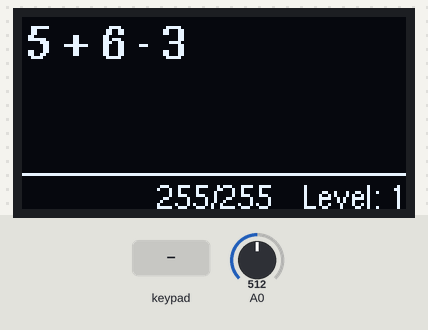
This sketch was run on a simulated Arduino Uno, built with avr-gcc and run on an emulated ATmega328P. On the bench: 128×64 one-colour display. The test bench sets the inputs (shaded band); at power-on: A0 = 512. Random numbers use the default seed unless the sketch sets one; EEPROM starts erased.

Above: at 1.2 s.
1.3 s: key 'x' pressed
At 1.7 s:
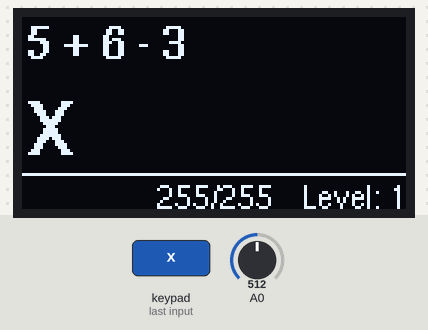
2.8 s: keypad keys 1 9 1 8 5 1 7 pressed 0.4 s apart
At 5.7 s:
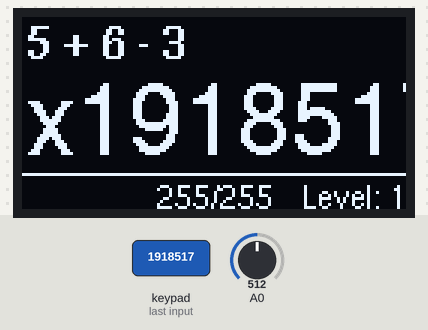
7.1 s: key '=' pressed
At 7.5 s:
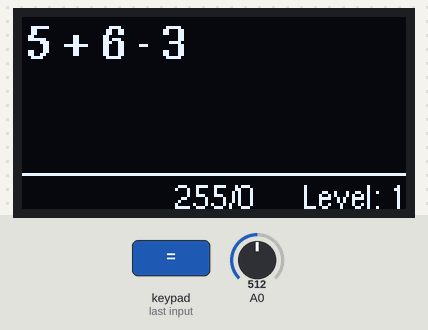
8.6 s: keypad keys 1 9 1 8 5 1 7 = pressed 0.4 s apart
At 11.8 s:
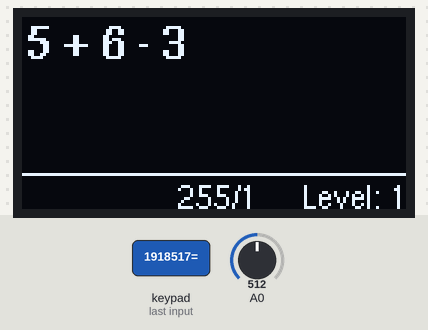
Timing chart, 0 to 13.3 s (numbered marks = the images above; inputs shaded):
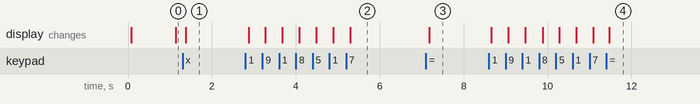

Measured:
- after the input at 1.3 s, the display: changes after 0.07 s (image 1)
- after the input at 2.8 s, the display: first changes after 0.07 s (image 2 shows a later state)
- after the input at 7.1 s, the display: changes after 0.08 s (image 3)
- after the input at 8.6 s, the display: first changes after 0.06 s (image 4 shows a later state)

The sketch:

math-game.ino
```cpp
#include <Arduino.h>
#include <EEPROM.h>
#include <Keypad.h>
#include <U8g2lib.h>
#include <Wire.h>

#include "equation-generator.h"
#include "equation-validator.h"

#undef U8G2_WITH_FONT_ROTATION
#undef U8G2_WITH_UNICODE
#define U8G2_16BIT

#define SOLVED_COUNT_ADDRESS 10
#define WRONG_COUNT_ADDRESS 12
#define ERASE_MEMORY false
#define ROWS 4
#define COLS 4
#define MAX_LEVEL 50
#define SPLASH_TIME 1000
#define SPLASH "Math Game"

byte rowPins[ROWS] = {19, 18, 5, 17};
byte colPins[COLS] = {16, 4, 0, 2};

char keys[ROWS][COLS] = {
  {'x','m','-','='},
  {'2','5','8','>'},
  {'1','4','7','9'},
  {'0','3','6','<'}
};

Keypad keybrd = Keypad(makeKeymap(keys), rowPins, colPins, ROWS, COLS);
U8G2_SSD1306_128X64_NONAME_F_SW_I2C u8g2(U8G2_R0, 22, 21, U8X8_PIN_NONE);

EquationGenerator equationGenerator;
EquationValidator equationValidator;

bool refreshDisplay = false;
bool showSplash = true;

byte maxNumber = 13;
byte minNumber = 2;

byte good = 0;
byte bad = 0;

byte level = 1;

String data = "";
String equation = "";
String summary = "0/0";

u8g2_uint_t width;

void setup(void) {

  #if ERASE_MEMORY
    saveInt(SOLVED_COUNT_ADDRESS, 0);
    saveInt(WRONG_COUNT_ADDRESS, 0);
    #endif

  good = readInt(SOLVED_COUNT_ADDRESS);
  bad = readInt(WRONG_COUNT_ADDRESS);

  u8g2.begin();

  randomSeed(analogRead(0));

  generateEquation();
  refreshDisplay = true;
}

void loop(void) {
  if (showSplash) {
    splashScreen();
    showSplash = false;
  } else {
    gameScreen();
  }
}

void splashScreen() {
  u8g2.clearBuffer();
  u8g2.setFont(u8g2_font_helvB10_tf);
  u8g2.drawStr(26, 38, SPLASH);
  u8g2.sendBuffer();

  delay(SPLASH_TIME);
}

void gameScreen() {
  handleButtons();

  if (refreshDisplay) {
    u8g2.clearBuffer();

    u8g2.setFont(u8g2_font_helvB10_tf);
    u8g2.drawStr(2, 14, equation.c_str());

    u8g2.setFont(u8g2_font_helvR24_tf);
    u8g2.drawStr(2, 46, data.c_str());

    u8g2.setFont(u8g2_font_helvR08_tf);

    // Good/bad summary
    summary = String(good) + "/" + String(bad);
    width = u8g2.getUTF8Width(summary.c_str());
    u8g2.drawStr((128 - width) / 2, 64, summary.c_str());

    // Level summary
    summary = "Level: " + String(level);
    width = u8g2.getUTF8Width(summary.c_str());
    u8g2.drawStr(128 - width - 2, 64, summary.c_str());

    u8g2.drawLine(0, 52, 128, 52);

    u8g2.sendBuffer();

    refreshDisplay = false;
  }
}

void handleButtons() {
  char c = keybrd.getKey();
  if (!c) return;

  if (c == 'm') {
    generateEquation();
    data = "";
  } else if (c == 'x' && data.length() > 0) {
    data.remove(data.length() - 1, 1);
  } else if (c == '=') {
    handleResult();
  } else if (c == '-') {
    if (data.length() == 0) {
      data = '-'  ;
    }
  } else if (c == '<') {
    if (level > 1) {
      level--;
    }
  } else if (c == '>') {
    if (level < MAX_LEVEL) {
      level++;
    }
  } else {
    data += String(c);
  }

  refreshDisplay = true;
}

void handleResult() {
  if (data == "") {
    return;
  }

  bool isNegative = false;
  if (data[0] == '-') {
    isNegative = true;
    data.remove(0, 1);
  }

  bool result= equationValidator.validate(
    equation, isNegative ? -data.toInt() : data.toInt()
  );

  if (result) {
    good++;
  } else {
    bad++;
  }

  saveInt(SOLVED_COUNT_ADDRESS, good);
  saveInt(WRONG_COUNT_ADDRESS, bad);

  generateEquation();
  data = "";
}

void generateEquation() {
  randomSeed(analogRead(random(3)));
  delay(random(10));
  equation = equationGenerator.generate(level);
}

void saveInt(int address, int number) {
  EEPROM.write(address, number >> 8);
  EEPROM.write(address + 1, number & 0xFF);
}

int readInt(int address) {
  return (EEPROM.read(address) << 8) + EEPROM.read(address + 1);
}
```

equation-generator.cpp
```cpp
#include "equation-generator.h"

EquationGenerator::EquationGenerator() {
  this->initialValue = 4;
  this->modificators[0] = '+';
  this->modificators[1] = '-';
  this->modificators[2] = '*';
}

String EquationGenerator::generate(byte level) {
  randomSeed(analogRead(0));

  byte maximum = initialValue + level;
  byte minimum = 1 + level;

  byte minimumFirst = minimum - 1;
  byte minimumSecond = minimum + 1;
  byte minimumThird = minimum;

  char firstModificator = this->randomModificator();
  char secondModificator = this->randomModificator();

  if (level <= 2) {
    firstModificator = '+';
  }

  if (firstModificator == '*' && secondModificator == '*' && level < 10) {
    secondModificator = '-';
  }

  byte firstNumber = this->randomNumber(minimumFirst, maximum);
  byte secondNumber = this->randomNumber(minimumSecond, maximum);
  byte thirdNumber = this->randomNumber(minimumThird, maximum);

  return
    String(firstNumber)
    + " "
    + firstModificator
    + " "
    + String(secondNumber)
    + " "
    + secondModificator
    + " "
    + String(thirdNumber);
}

char EquationGenerator::randomModificator() {
  return this->modificators[random(MODIFICATORS_SIZE)];
}

char EquationGenerator::randomAddSubModificator() {
  return this->modificators[random(MODIFICATORS_SIZE - 1)];
}

byte EquationGenerator::randomNumber(byte minimum, byte maximum) {
  return random(minimum, (minimum + maximum));
}
```

equation-generator.h
```cpp
#include <Arduino.h>

#define MODIFICATORS_SIZE 3

class EquationGenerator {

  private:
    byte initialValue;
    char modificators[MODIFICATORS_SIZE];

    char randomModificator();
    char randomAddSubModificator();
    byte randomNumber(byte minimum, byte maximum);

  public:
    EquationGenerator();
    String generate(byte level);
};
```

equation-validator.cpp
```cpp
#include "equation-validator.h"

EquationValidator::EquationValidator() {
}

bool EquationValidator::validate(String equation, int result) {
  const char seperator = ' ';
  int firstNumber = this->getValue(equation, seperator, 0).toInt();
  int secondNumber = this->getValue(equation, seperator, 2).toInt();
  int thirdNumber = this->getValue(equation, seperator, 4).toInt();

  char firstManipulator = this->getValue(equation, seperator, 1)[0];
  char secondManipulator = this->getValue(equation, seperator, 3)[0];

  if (this->isMultiplicator(firstManipulator) && this->isMultiplicator(secondManipulator)) {
      int equationResult = firstNumber * secondNumber * thirdNumber;
      return equationResult == result;
  }

  if (this->isMultiplicator(firstManipulator)) {
      int firstValue = firstNumber * secondNumber;

      if (this->isAddition(secondManipulator)) {
          int equationResult = firstValue + thirdNumber;
          return equationResult == result;
      } else if (this->isSubtraction(secondManipulator)) {
          int equationResult = firstValue - thirdNumber;
          return equationResult == result;
      }
  }

  if (this->isMultiplicator(secondManipulator)) {
      int secondValue = secondNumber * thirdNumber;

      if (this->isAddition(firstManipulator)) {
          int equationResult = firstNumber + secondValue;
          return equationResult == result;
      } else if (this->isSubtraction(firstManipulator)) {
          int equationResult = firstNumber - secondValue;
          return equationResult == result;
      }
  }

  int firstValue;
  int equationResult;

  if (this->isAddition(firstManipulator)) {
    firstValue = firstNumber + secondNumber;
  } else {
    firstValue = firstNumber - secondNumber;
  }

  if (this->isAddition(secondManipulator)) {
    equationResult = firstValue + thirdNumber;
  } else {
    equationResult = firstValue - thirdNumber;
  }

  return equationResult == result;
}

String EquationValidator::getValue(String data, char separator, int index) {
  int found = 0;
  int strIndex[] = {0, -1};
  int maxIndex = data.length()-1;

  for (int i = 0; i <= maxIndex && found <= index; i++){
    if (data.charAt(i) == separator || i == maxIndex){
        found++;
        strIndex[0] = strIndex[1] + 1;
        strIndex[1] = (i == maxIndex) ? i + 1 : i;
    }
  }

  return found > index ? data.substring(strIndex[0], strIndex[1]) : "";
}

bool EquationValidator::isMultiplicator(char manipulator) {
  return manipulator == '*';
}

bool EquationValidator::isAddition(char manipulator) {
  return manipulator == '+';
}

bool EquationValidator::isSubtraction(char manipulator) {
  return manipulator == '-';
}
```

equation-validator.h
```cpp
#include <Arduino.h>

class EquationValidator {

  private:

    String getValue(String data, char separator, int index);
    bool isMultiplicator(char manipulator);
    bool isAddition(char manipulator);
    bool isSubtraction(char manipulator);

  public:
    EquationValidator();
    bool validate(String equation, int result);
};
```
